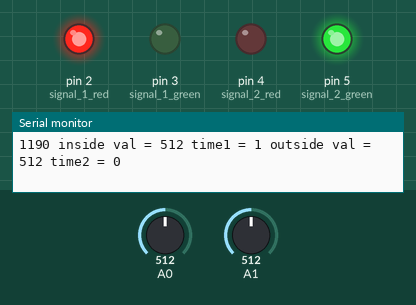
The sketch below on a simulated Arduino Uno, built with avr-gcc and run on an emulated ATmega328P. Parts: output pins drawn as LEDs (lit = HIGH), the last lines printed to the serial monitor. The inputs (shaded band) are chosen by the test bench; at power-on: A1 = 512, A0 = 512.

Above: at 1.2 s.
1.3 s: A1 set to 190
4.3 s: A1 set to 164
At 5.0 s:
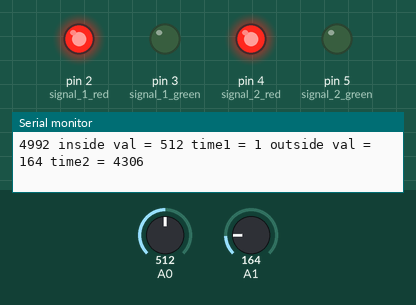
5.8 s: A0 set to 108
8.8 s: A0 set to 93
Timing chart, 0 to 11.8 s (numbered marks = the images above; inputs shaded):
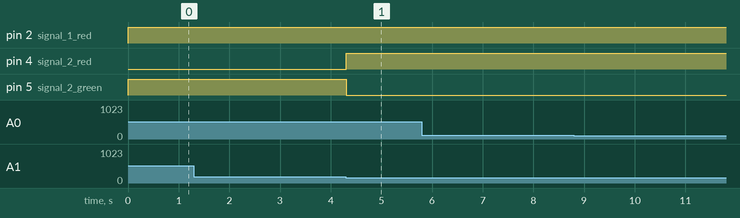

The sketch:

twoSignals.ino
```cpp
static unsigned long sig1RedStart=0;
static unsigned long sig2RedStart=0;

static unsigned long redOnTime=10000; // 10 seconds?

void setup() {
  // put your setup code here, to run once:
  Serial.begin(115200);
  Serial.println("Hello!, Signal Control");

  pinMode(2, OUTPUT); // signal 1 red
  pinMode(3, OUTPUT); // signal 1 green
  pinMode(4, OUTPUT); // signal 2 red
  pinMode(5, OUTPUT); // signal 2 green

  // start both signals green
  digitalWrite(3, 1);
  digitalWrite(5, 1);

}

void loop() {
  // put your main code here, to run repeatedly:
  int insideTrack = analogRead(A0);
  int outsideTrack = analogRead(A1);

  Serial.print(millis());
  Serial.print(" inside val = ");
  Serial.print(insideTrack);
  Serial.print(" time1 = ");
  Serial.print(sig1RedStart);
  Serial.print(" outside val = ");
  Serial.print(outsideTrack);
  Serial.print(" time2 = ");
  Serial.println(sig2RedStart);

  if ((sig1RedStart == 0) && (insideTrack < 580)) {
    digitalWrite(3, 0);
    digitalWrite(2, 1);
    sig1RedStart = millis();
  }

  if ((sig2RedStart == 0) && (outsideTrack < 180)) {
    digitalWrite(5, 0);
    digitalWrite(4, 1);
    sig2RedStart = millis();
  }

  // reset to green after elapsed time expires
  /*
  Serial.print(" time1 = ");
  Serial.print(sig1RedStart);
  Serial.print(" + ");
  Serial.print(redOnTime);
  Serial.print(" = ");
  Serial.println(sig1RedStart+redOnTime);
  */
  if ((sig1RedStart > 0) && (millis() > sig1RedStart+redOnTime)) {
    digitalWrite(3, 1);
    digitalWrite(2, 0);
    sig1RedStart = 0;
    Serial.println("Green");
  }
  if ((sig2RedStart > 0) && (millis() > sig2RedStart+redOnTime)) {
    digitalWrite(5, 1);
    digitalWrite(4, 0);
    sig2RedStart = 0;
  }
}
```

Measured:
- the behaviour switches between 180 and 179 on A1 (found by bisection; images 0 and 1)
- after the input at 4.3 s, pin 4 (signal_2_red): LOW → HIGH at once; pin 5 (signal_2_green): HIGH → LOW at once
